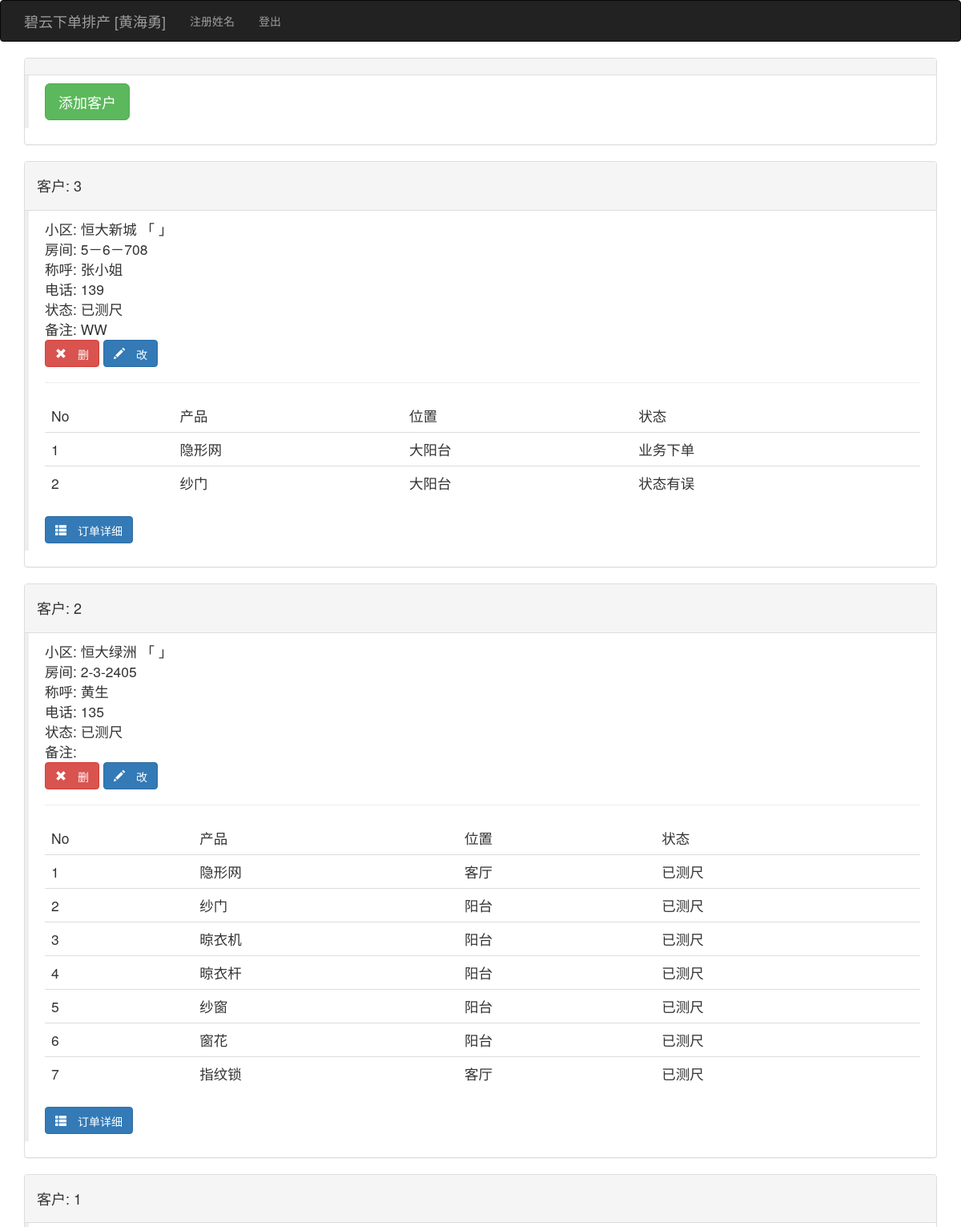
Page /kehulist (signed in, upper part) on the earlier database version.
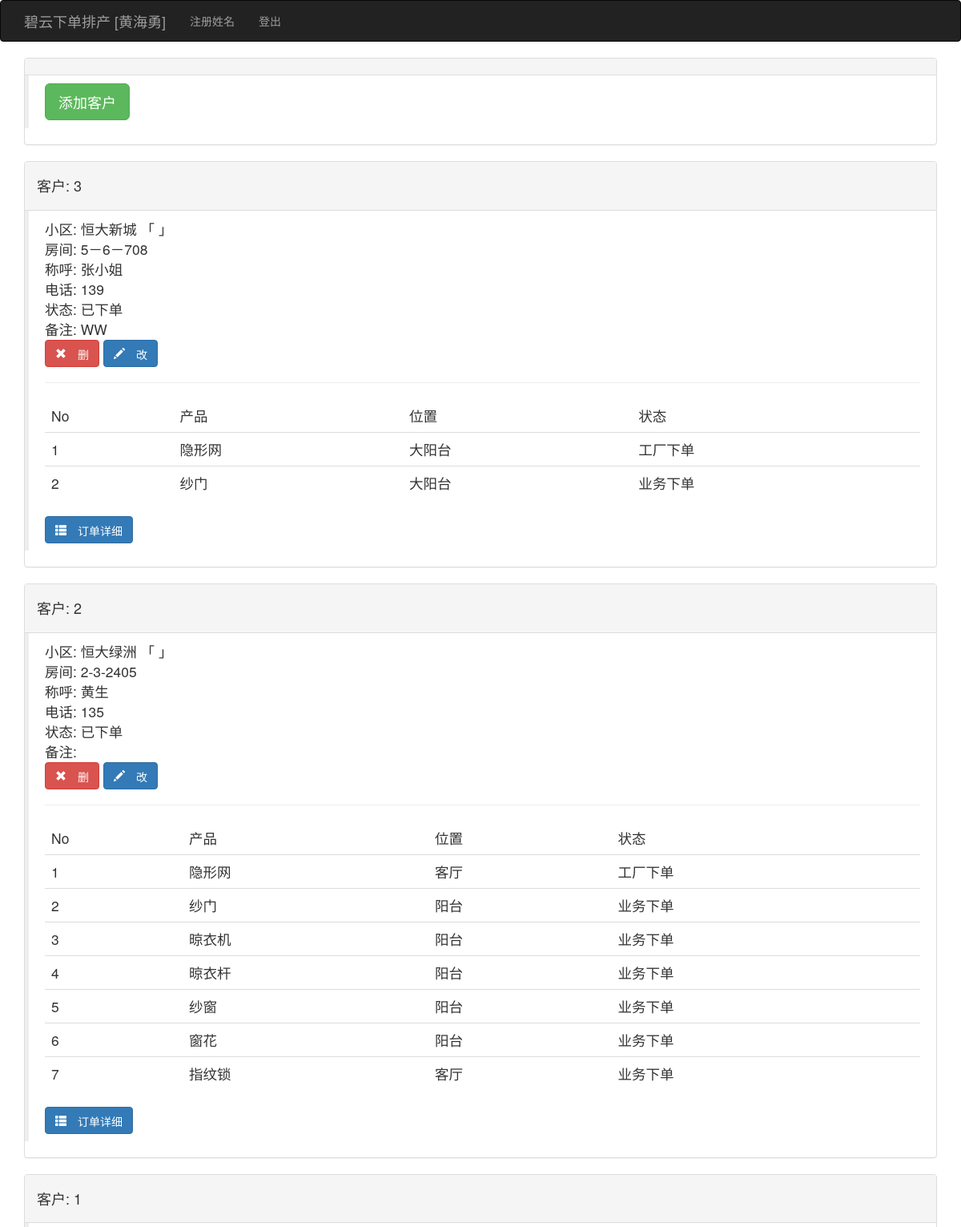
Same page on the later database version.
### app/models.py (models this page shows, shortened)
class User(UserMixin, db.Model):
    __tablename__ = 'users'
    id = db.Column(db.Integer, primary_key=True)
    user = db.Column(db.String(64), unique=True, index=True)
    pin = db.Column(db.String(64))
    username = db.Column(db.String(64))
    tel = db.Column(db.String(32))
    role = db.Column(db.String(64))
    isuse = db.Column(db.Boolean, default=False)
    beizhu = db.Column(db.String(64))
    kehus = db.relationship('Kehu', backref='user', lazy='dynamic')
    @login_manager.user_loader
    def load_user(user_id):
        return User.query.get(int(user_id))

class Kehu(db.Model):
    __tablename__ = 'kehus'
    id = db.Column(db.Integer, primary_key=True)
    user_id = db.Column(db.Integer, db.ForeignKey('users.id'))
    xiaoqu_id = db.Column(db.Integer, db.ForeignKey('xiaoqus.id'))
    fangjian = db.Column(db.String(64))
    chenghu = db.Column(db.String(64))
    tel = db.Column(db.String(64))
    zje = db.Column(db.Float)
    beizhu = db.Column(db.String(64))
    status = db.Column(db.Integer, default=0)  # 0已测尺、1已下单、2已安装、3已清款
    time0 = db.Column(db.DateTime(), default=datetime.utcnow)
    time1 = db.Column(db.DateTime())
    time2 = db.Column(db.DateTime())
    time3 = db.Column(db.DateTime())
    dingdans = db.relationship('Dingdan', backref='kehu', lazy='dynamic')

class Xiaoqu(db.Model):
    __tablename__ = 'xiaoqus'
    id = db.Column(db.Integer, primary_key=True)
    xiaoqu = db.Column(db.String(64), unique=True, index=True)
    dizhi = db.Column(db.String(100))
    beizhu = db.Column(db.String(128))
    kehus = db.relationship('Kehu', backref='xiaoqu', lazy='dynamic')

class Dingdan(db.Model):
    __tablename__ = 'dingdans'
    id = db.Column(db.Integer, primary_key=True)
    kehu_id = db.Column(db.Integer, db.ForeignKey('kehus.id'))
    chanpin_id = db.Column(db.Integer, db.ForeignKey('chanpins.id'))
    shuliang = db.Column(db.Integer)
    weizhi = db.Column(db.String(64))
    xinghao = db.Column(db.String(64))
    kuan_chang = db.Column(db.Integer)
    gao = db.Column(db.Integer)
    meikongkuan_bashoudigao = db.Column(db.Integer)
    color = db.Column(db.String(64))
    shanshu = db.Column(db.Integer)
    zhonghengtiaoshu_gantiaoshu = db.Column(db.Integer)
    shuowei = db.Column(db.String(64))
    ishaveht = db.Column(db.String(64))
    zhangfa_dengfenshu_kaishuofangshi = db.Column(db.String(64))
    jiage = db.Column(db.Float)
    tushipic = db.Column(db.String(64))
    beizhu = db.Column(db.String(64))
    status = db.Column(db.Integer, default=0)  # 0测尺、1业务下单、2工厂下单、3工厂入库、4工厂发货、5货到工地、6安装完成
    fakaidi = db.Column(db.String(64))
    time0 = db.Column(db.DateTime(), default=datetime.utcnow)
    user0_id = db.Column(db.Integer, db.ForeignKey('users.id'))
    time1 = db.Column(db.DateTime())
    user1_id = db.Column(db.Integer, db.ForeignKey('users.id'))
    time2 = db.Column(db.DateTime())
    user2_id = db.Column(db.Integer, db.ForeignKey('users.id'))
    time3 = db.Column(db.DateTime())
    user3_id = db.Column(db.Integer, db.ForeignKey('users.id'))
    time4 = db.Column(db.DateTime())
    user4_id = db.Column(db.Integer, db.ForeignKey('users.id'))
    time5 = db.Column(db.DateTime())
    user5_id = db.Column(db.Integer, db.ForeignKey('users.id'))
    time6 = db.Column(db.DateTime())
    user6_id = db.Column(db.Integer, db.ForeignKey('users.id'))

class Chanpin(db.Model):
    __tablename__ = 'chanpins'
    id = db.Column(db.Integer, primary_key=True)
    pinming = db.Column(db.String(64))
    jiage = db.Column(db.Float)
    beizhu = db.Column(db.String(64))
    dingdans = db.relationship('Dingdan', backref='chanpin', lazy='dynamic')

### app/main/views.py (the view)
@main.route('/kehulist', methods=['GET', 'POST'])
@login_required
def kehulist():
    kehus = Kehu.query.filter_by(user=current_user._get_current_object()).order_by(
        Kehu.id.desc())  # .order_by(Guke.outtime.desc())
    return render_template('kehulist.html', kehus=kehus)  # form=form,

### app/templates/kehulist.html (shortened to what this page needs)
{% extends "base.html" %}
{% import "bootstrap/wtf.html" as wtf %}
{% block page_content %}
    <div class="panel panel-default">
          <div class="panel-heading"></div>
                   <div class="post-body">
                    <blockquote>
                    <a class="btn btn-success btn-lg" href="{{  url_for('main.addkehu') }}" >添加客户</a>
                    </blockquote>
                </div>
    </div>
    {% for kehu in kehus %}
           <div class="panel panel-default">
                <div class="panel-heading"><h4>客户: {{ kehu.id }}  </h4></div>
                <div class="post-body">
                    <blockquote>
                    <ul class="list-unstyled">
                    <li>小区: {{ kehu.xiaoqu.xiaoqu }} 「 {{ kehu.xiaoqu.weizhi }} 」</li>
                    <li>房间: {{ kehu.fangjian }}</li>
                    <li>称呼: {{ kehu.chenghu }}</li>
                    <li>电话: {{ kehu.tel }}</li>
                    {% if kehu.status == 1 %}
                        <li>状态: 已测尺</li>
                    {% elif kehu.status == 2  %}
                        <li>状态: 已下单</li>
                    {% elif kehu.status == 3  %}
                        <li>状态: 已安装</li>
                    {% elif kehu.status == 4  %}
                        <li>状态: 已清款</li>
                    {% else %}
                        <li>状态: 状态有误</li>
                    {% endif %}
                    <li>备注: {{ kehu.beizhu }}</li>
                    <li><a class="btn btn-danger glyphicon glyphicon-remove" href="{{  url_for('main.delkehu', id=kehu.id) }}" > 删</a>
               <a class="btn btn-primary glyphicon glyphicon-pencil" href="{{  url_for('main.editkehu', id=kehu.id) }}" > 改</a></li>
                    </ul>
                    <hr>
                    <table class="table">
                    <thead>
                        <tr>
                        <td>No</td><td>产品</td><td>位置</td><td>状态</td>
                        </tr>
                    </thead>
                    <tbody>
                    {% for dingdan in kehu.dingdans %}
                        <tr>
                        <td>{{ loop.index }}</td><td>{{ dingdan.chanpin.pinming }}</td><td>{{ dingdan.weizhi }}</td><td>
                    {% if dingdan.status == 1 %}
                        已测尺
                    {% elif dingdan.status == 2  %}
                        业务下单
                    {% elif dingdan.status == 3  %}
                        工厂下单
                    {% elif dingdan.status == 4  %}
                        工厂入库
                    {% elif dingdan.status == 5  %}
                        工厂发货
                    {% elif dingdan.status == 6  %}
                        货到工地
                    {% elif dingdan.status == 7  %}
                        安装完成
                    {% else %}
                        状态有误
                    {% endif %}
                        </td>
                        </tr>
                    {% endfor %}
                    </tbody>
                    </table>
                <a class="btn btn-primary glyphicon glyphicon-th-list" href="{{  url_for('main.showkehudd', id=kehu.id) }}" > 订单详细</a>
                    </blockquote>
                </div>
            </div>
    {% endfor %}
{% endblock %}

### app/templates/base.html (shortened to what this page needs)
{% extends "bootstrap/base.html" %}
{% block head %}
{{ super() }}
<link rel="stylesheet" type="text/css" href="{{ url_for('static', filename='styles.css') }}">
{% endblock %}
{% block navbar %}
<div class="navbar navbar-inverse" role="navigation">
    <div class="container">
        <div class="navbar-header">
            <a class="navbar-brand" href="{{ url_for('main.index') }}">碧云下单排产 [{{ current_user.username }}] </a>
        </div>
        <div class="navbar-collapse collapse">
            <ul class="nav navbar-nav">
                {% if current_user.is_authenticated %}
                <li><a href="{{ url_for('auth.change_username') }}">注册姓名</a></li>
                <li><a href="{{ url_for('auth.logout') }}">登出</a></li>
                {% endif %}
            </ul>
        </div>
    </div>
</div>
{% endblock %}
{% block content %}
<div class="container">
    {% block page_content %}{% endblock %}
</div>
{% endblock %}

Differences in the rows shown:
changed Kehu "张小姐": status "状态: 已测尺" → "状态: 已下单"
changed Dingdan (number 1 of 9 on the later page): status "业务下单" → "工厂下单"
changed Dingdan (number 2 of 9 on the later page): status "状态有误" → "业务下单"
changed Kehu "黄生": status "状态: 已测尺" → "状态: 已下单"
changed Dingdan (number 3 of 9 on the later page): status "已测尺" → "工厂下单"
changed Dingdan (number 4 of 9 on the later page): status "已测尺" → "业务下单"
changed Dingdan "晾衣机": status "已测尺" → "业务下单"
changed Dingdan "晾衣杆": status "已测尺" → "业务下单"
changed Dingdan "纱窗": status "已测尺" → "业务下单"
changed Dingdan "窗花": status "已测尺" → "业务下单"
changed Dingdan "指纹锁": status "已测尺" → "业务下单"
